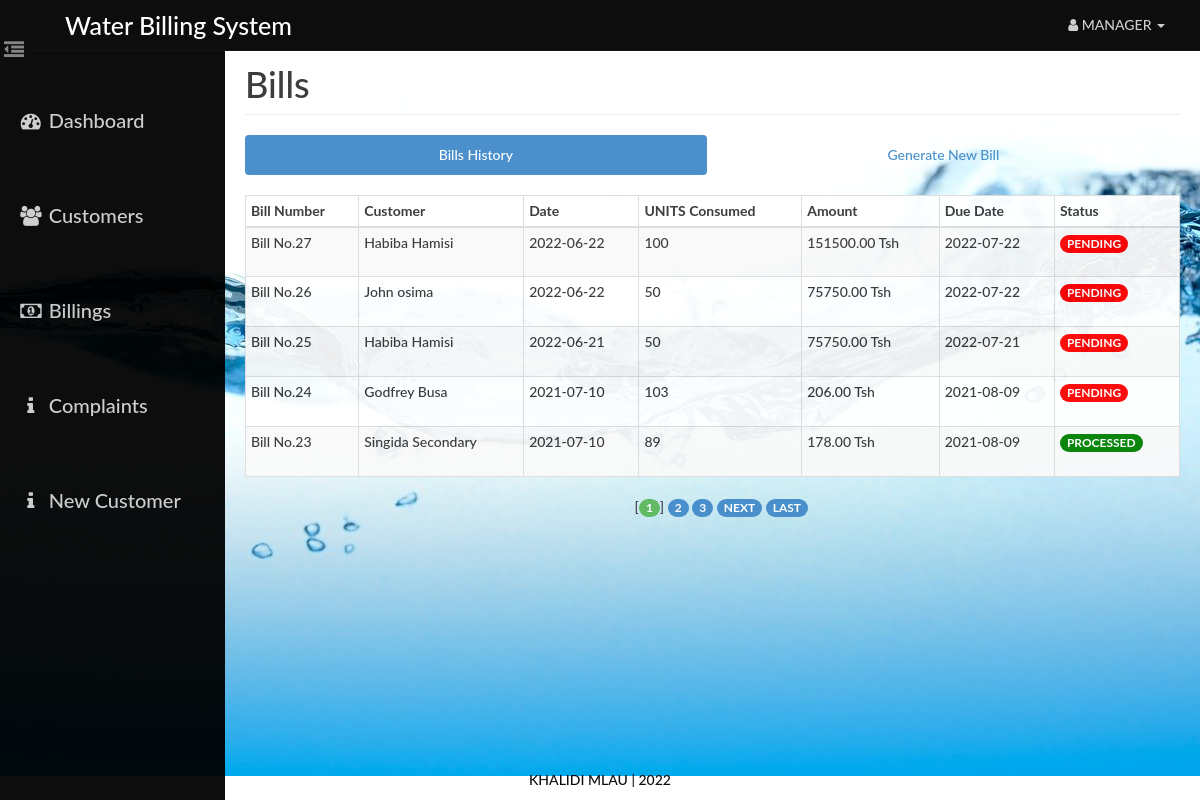
Page /admin/bill.php (signed in) on the committed database.
### tables this page shows
CREATE TABLE `bill` (
  `id` int(14) NOT NULL,
  `aid` int(14) NOT NULL,
  `uid` int(14) NOT NULL,
  `units` int(10) NOT NULL,
  `amount` decimal(10,2) NOT NULL,
  `status` varchar(10) NOT NULL,
  `bdate` date NOT NULL,
  `ddate` date NOT NULL
);

CREATE TABLE `user` (
  `id` int(14) NOT NULL,
  `name` varchar(40) NOT NULL,
  `email` varchar(40) NOT NULL,
  `phone` varchar(255) NOT NULL,
  `pass` varchar(20) NOT NULL,
  `address` varchar(100) NOT NULL
);

### admin/paging1.php (called while the page is built, shortened)
<?php
    $rowsperpage = 5;
    if (isset($_GET['currentpage']) && is_numeric($_GET['currentpage'])) {
       $currentpage = (int) $_GET['currentpage'];
    } else {
       $currentpage = 1;
    }
    $offset = ($currentpage - 1) * $rowsperpage;
 ?>

### Includes/admin.php (called while the page is built, shortened)
<?php
    function retrieve_bills_generated($id,$offset, $rowsperpage) {
        global $con;
        $query  = "SELECT user.name AS user, bill.bdate AS bdate , bill.units AS units , bill.amount AS amount , bill.id as bid ";
        $query .= ", bill.ddate AS ddate, bill.status AS status ";
        $query .= " FROM user , bill ";
        $query .= " WHERE user.id=bill.uid AND aid={$id} ";
        $query .= " ORDER BY bill.id DESC ";
        $query .= "LIMIT {$offset}, {$rowsperpage} ";
        $result = mysqli_query($con,$query);
        return $result;
    }
 ?>

### admin/bill.php (the view, shortened to what this page needs)
<?php
    require_once('head_html.php');
    require_once('../Includes/session.php');
    require_once('../Includes/admin.php');
?>
<body style="background: url(./../assets/img/bg.jpg);opacity:.95;">
    <div id="wrapper">
        <?php
            require_once("nav.php");
            require_once("sidebar.php");
        ?>
        <div id="page-content-wrapper">
            <div class="container-fluid">
                <div class="row">
                    <div class="col-lg-12">
                        <h1 class="page-header">
                            Bills
                        </h1>
                        <ul class="nav nav-pills nav-justified">
                            <li class="active"><a href="#generated" data-toggle="pill">Bills History</a>
                            </li>
                            <li class=""><a href="#generate" data-toggle="pill">Generate New Bill</a>
                            </li>
                        </ul>
                        <div class="tab-content">
                            <div class="tab-pane fade in active" id="generated">
                                <div class="table-responsive">
                                    <table class="table table-hover table-striped table-bordered table-condensed"style="background: white;background: white;">
                                        <thead>
                                            <tr>
                                                <th>Bill Number</th>
                                                <th>Customer</th>
                                                <th>Date</th>
                                                <th>UNITS Consumed</th>
                                                <th>Amount</th>
                                                <th>Due Date</th>
                                                <th>Status</th>
                                            </tr>
                                        </thead>
                                        <tbody>
                                        <?php
                                            include("paging1.php");
                                            $result = retrieve_bills_generated($_SESSION['aid'],$offset, $rowsperpage);
                                            while($row = mysqli_fetch_assoc($result)){
                                            ?>
                                                <tr>
                                                    <td><?php echo 'Bill No.'.$row['bid']?></td>
                                                    <td height="50"><?php echo $row['user'] ?></td>
                                                    <td><?php echo $row['bdate'] ?></td>
                                                    <td><?php echo $row['units'] ?></td>
                                                    <td><?php echo $row['amount'] . " ". 'Tsh' ?></td>
                                                    <td><?php echo $row['ddate'] ?></td>
                                                    <td><?php if($row['status'] == 'PENDING') { echo'<span class="badge" style="background: red;">'.$row["status"].'</span>'; } else { echo'<span class="badge" style="background: green;">'.$row["status"].'</span>';} ?></td>
                                                </tr>
                                            <?php
                                            }
                                            ?>
                                        </tbody>
                                    </table>
                                    <?php include("paging2.php");  ?>
                                </div>
                            </div>
                        </div>
                    </div>
                </div>
            </div>
        </div>
    </div>
    <?php
    require_once("footer.php");
    ?>
</body>
</html>

### assets/css/dash_admin.css (style rules this page uses)
html { height: 100%; }
body, html { width: 100%; height: 100%; }
body, h1, h2, h3, h4, h5, h6 { font-family: "Lato","Helvetica Neue",Helvetica,Arial,sans-serif; font-weight: 500; }
#wrapper { padding-left: 10px; padding-top: 5px; -webkit-transition: all 0.5s ease; -moz-transition: all 0.5s ease; -o-transition: all 0.5s ease; transition: all 0.5s ease; }
#page-content-wrapper { width: 100%; padding: 15px; min-height:100%; }
@media (min-width:768px) { #wrapper { padding-left: 225px; } }
@media (min-width:768px) { #page-content-wrapper { padding: 20px; } }
.table-responsive { padding-top: 20px; padding-bottom: 20px; }

### rows in the picture
bill: id "27", uid.name "Habiba Hamisi", bdate "2022-06-22", units "100", amount "151500.00", ddate "2022-07-22", status "PENDING"
bill: id "26", uid.name "John osima", bdate "2022-06-22", units "50", amount "75750.00", ddate "2022-07-22", status "PENDING"
bill: id "25", uid.name "Habiba Hamisi", bdate "2022-06-21", units "50", amount "75750.00", ddate "2022-07-21", status "PENDING"
bill: id "24", uid.name "Godfrey Busa", bdate "2021-07-10", units "103", amount "206.00", ddate "2021-08-09", status "PENDING"
bill: id "23", uid.name "Singida Secondary", bdate "2021-07-10", units "89", amount "178.00", ddate "2021-08-09", status "PROCESSED"
